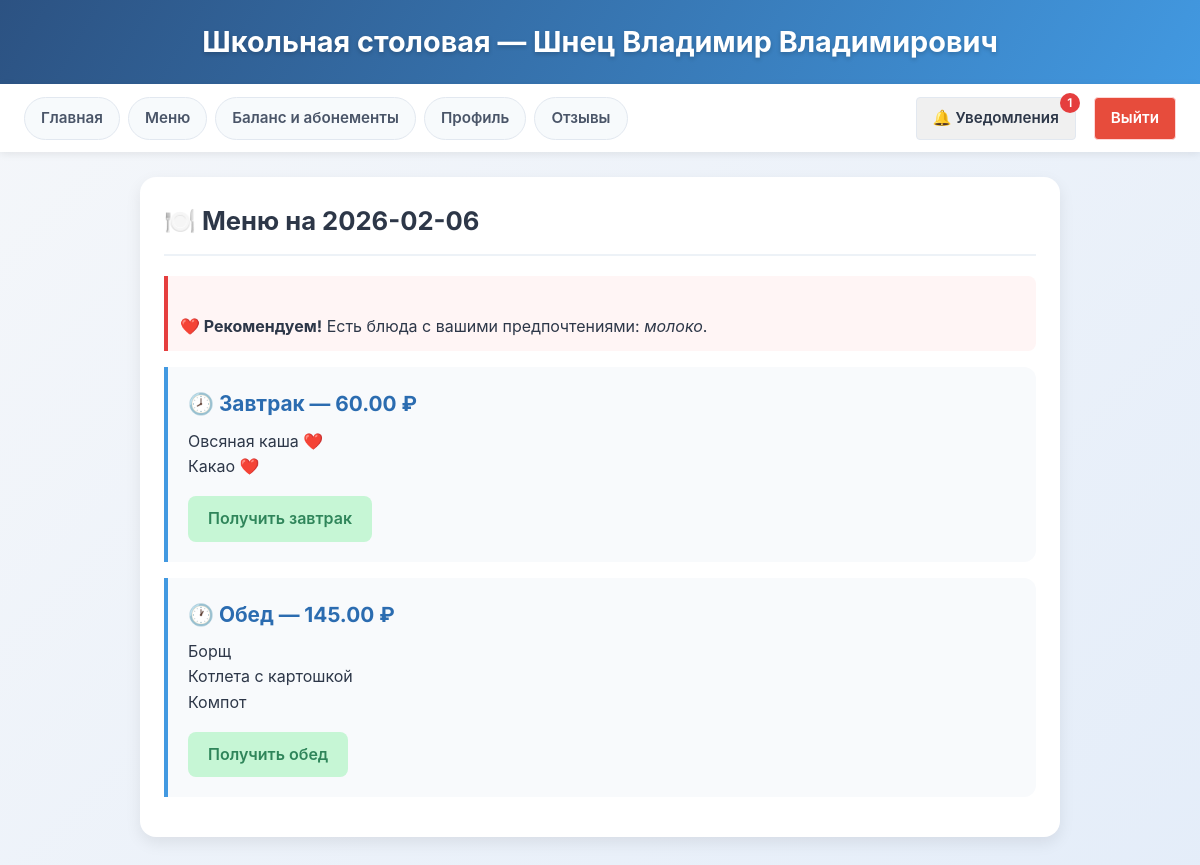
/student/menu (signed in), run on the app's committed database.
### tables this page shows
CREATE TABLE menu_sets (
                id INTEGER PRIMARY KEY AUTOINCREMENT,
                meal_date DATE NOT NULL UNIQUE,
                breakfast_main TEXT NOT NULL,
                breakfast_drink TEXT NOT NULL,
                lunch_first TEXT NOT NULL,
                lunch_second TEXT NOT NULL,
                lunch_drink TEXT NOT NULL,
                FOREIGN KEY(breakfast_main) REFERENCES dishes(name),
                FOREIGN KEY(breakfast_drink) REFERENCES dishes(name),
                FOREIGN KEY(lunch_first) REFERENCES dishes(name),
                FOREIGN KEY(lunch_second) REFERENCES dishes(name),
                FOREIGN KEY(lunch_drink) REFERENCES dishes(name)
            );

### app.py (the view)
@app.route('/student/menu')
def student_menu():
    if session.get('role') != 'student':
        return redirect(url_for('login'))
    db = get_db()
    unread_count = get_unread_notifications_count(session['user_id'], db)
    today = date.today()
    menu_set = db.execute('SELECT * FROM menu_sets WHERE meal_date = ?', (today,)).fetchone()
    taken_meals = db.execute('''
        SELECT meal_type FROM meal_records
        WHERE student_id = ? AND date(taken_at) = ?
    ''', (session['user_id'], today)).fetchall()
    taken_types = {row['meal_type'] for row in taken_meals}
    breakfast_price = 0.0
    lunch_price = 0.0
    if menu_set:
        breakfast_items = [menu_set['breakfast_main'], menu_set['breakfast_drink']]
        prices = db.execute('''
            SELECT price FROM dishes WHERE name IN (?, ?)
        ''', (menu_set['breakfast_main'], menu_set['breakfast_drink'])).fetchall()
        breakfast_price = sum(p['price'] for p in prices)
        lunch_items = [menu_set['lunch_first'], menu_set['lunch_second'], menu_set['lunch_drink']]
        prices = db.execute('''
            SELECT price FROM dishes WHERE name IN (?, ?, ?)
        ''', (menu_set['lunch_first'], menu_set['lunch_second'], menu_set['lunch_drink'])).fetchall()
        lunch_price = sum(p['price'] for p in prices)
    profile = db.execute('SELECT allergies, preferences FROM student_profiles WHERE user_id = ?',
                         (session['user_id'],)).fetchone()
    allergies = set()
    if profile and profile['allergies']:
        allergies = {a.strip().lower() for a in profile['allergies'].split(',') if a.strip()}
    preferences = set()
    if profile and profile['preferences']:
        preferences = {p.strip().lower() for p in profile['preferences'].split(',') if p.strip()}
    allergen_warnings = {}
    preference_matches = {}
    if menu_set:
        all_dishes = [
            menu_set['breakfast_main'],
            menu_set['breakfast_drink'],
            menu_set['lunch_first'],
            menu_set['lunch_second'],
            menu_set['lunch_drink']
        ]
        for dish_name in all_dishes:
            if not dish_name:
                continue
            ingredients = db.execute('''
                SELECT ingredient FROM dish_recipes WHERE dish_name = ?
            ''', (dish_name,)).fetchall()
            dish_ingredients = {ing['ingredient'].lower() for ing in ingredients}
            if allergies & dish_ingredients:
                allergen_warnings[dish_name] = True
            if preferences & dish_ingredients:
                preference_matches[dish_name] = True
    return render_template(
        'student/menu.html',
        menu_set=menu_set,
        today=today,
        taken_types=taken_types,
        allergen_warnings=allergen_warnings,
        preference_matches=preference_matches,
        allergies_list=', '.join(allergies) if allergies else None,
        preferences_list=', '.join(preferences) if preferences else None,
        breakfast_price=breakfast_price,
        lunch_price=lunch_price,
        unread_count=unread_count
    )

### app.py (called while the page is built)
def get_db():
    db = getattr(g, '_database', None)
    if db is None:
        db = g._database = sqlite3.connect(DATABASE)
        db.row_factory = sqlite3.Row
    return db

@app.teardown_appcontext
def close_connection(exception):
    db = getattr(g, '_database', None)
    if db is not None:
        db.close()

def get_unread_notifications_count(user_id, db):
    count = db.execute('SELECT COUNT(*) FROM notifications WHERE user_id = ? AND is_read = 0', (user_id,)).fetchone()
    return count[0] if count else 0

### templates/student/menu.html (shortened to what this page needs)
{% extends "base.html" %}
{% block content %}
<div class="card">
    <div class="card-header">
        <h2>🍽️ Меню на {{ today }}</h2>
    </div>
    {% if allergen_warnings or preference_matches %}
        <div style="background: #fff5f5; border-left: 4px solid #e53e3e; padding: 12px; margin-bottom: 15px; border-radius: 0 8px 8px 0;">
            {% if preference_matches %}
                <br><strong>❤️ Рекомендуем!</strong> Есть блюда с вашими предпочтениями: <em>{{ preferences_list }}</em>.
            {% endif %}
        </div>
    {% endif %}
    {% if menu_set %}
        <div class="meal-card">
            <h3>🕗 Завтрак — {{ "%.2f"|format(breakfast_price) }} ₽</h3>
            {% set breakfast_dishes = [menu_set.breakfast_main, menu_set.breakfast_drink] %}
            {% for dish in breakfast_dishes %}
                <p>
                    {% if dish %}
                        {{ dish }}
                        {% if preference_matches.get(dish) %}
                            <span style="color: #dd6b20; font-weight: bold;"> ❤️</span>
                        {% endif %}
                    {% endif %}
                </p>
            {% endfor %}
            <div class="meal-actions">
                {% if 'breakfast' not in taken_types %}
                    <a href="{{ url_for('student_get_meal', meal_type='breakfast') }}" class="btn btn-success">Получить завтрак</a>
                {% else %}
                    <span class="btn btn-disabled">✅ Получено</span>
                {% endif %}
            </div>
        </div>
        <div class="meal-card">
            <h3>🕐 Обед — {{ "%.2f"|format(lunch_price) }} ₽</h3>
            {% set lunch_dishes = [menu_set.lunch_first, menu_set.lunch_second, menu_set.lunch_drink] %}
            {% for dish in lunch_dishes %}
                <p>
                    {% if dish %}
                        {{ dish }}
                    {% endif %}
                </p>
            {% endfor %}
            <div class="meal-actions">
                {% if 'lunch' not in taken_types %}
                    <a href="{{ url_for('student_get_meal', meal_type='lunch') }}" class="btn btn-success">Получить обед</a>
                {% else %}
                    <span class="btn btn-disabled">✅ Получено</span>
                {% endif %}
            </div>
        </div>
    {% else %}
        <div class="card" style="background: #fff5f5; border-left: 4px solid #e53e3e;">
            <p>❌ Меню на сегодня не составлено.</p>
        </div>
    {% endif %}
</div>
{% endblock %}

### static/style.css (style rules this page uses)
* { margin: 0; padding: 0; box-sizing: border-box; }
body { font-family: 'Inter', -apple-system, BlinkMacSystemFont, 'Segoe UI', Roboto, sans-serif; background: linear-gradient(135deg, #f5f7fa 0%, #e4edf9 100%); color: #2d3748; min-height: 100vh; padding-bottom: 40px; line-height: 1.6; }
.card { background: white; border-radius: 16px; box-shadow: 0 6px 16px rgba(0,0,0,0.08); padding: 24px; margin-bottom: 24px; transition: transform 0.2s, box-shadow 0.2s; }
.card-header { margin-bottom: 20px; padding-bottom: 12px; border-bottom: 2px solid #edf2f7; }
.card-header h2 { font-size: 1.6rem; color: #2d3748; font-weight: 700; display: flex; align-items: center; gap: 10px; }
.meal-card { background: #f8fafc; border-left: 4px solid #4299e1; padding: 20px; border-radius: 0 12px 12px 0; margin: 16px 0; position: relative; }
.meal-card h3 { color: #2b6cb0; margin-bottom: 8px; font-size: 1.3rem; }
.meal-actions { margin-top: 16px; display: flex; gap: 10px; }
.btn { padding: 10px 20px; border-radius: 8px; text-decoration: none; font-weight: 600; display: inline-block; text-align: center; transition: all 0.2s; }
.btn-success { background: #c6f6d5; color: #2f855a; }

### data on the page
menu_sets: breakfast_main "Овсяная каша", breakfast_drink "Какао", lunch_first "Борщ", lunch_second "Котлета с картошкой", lunch_drink "Компот"

### other printed values
{{ session.full_name or 'Гость' }} "Шнец Владимир Владимирович"
{{ unread_count }} "1"
{{ preferences_list }} "молоко"
{{ "%.2f"|format(breakfast_price) }} "60.00"
{{ "%.2f"|format(lunch_price) }} "145.00"
